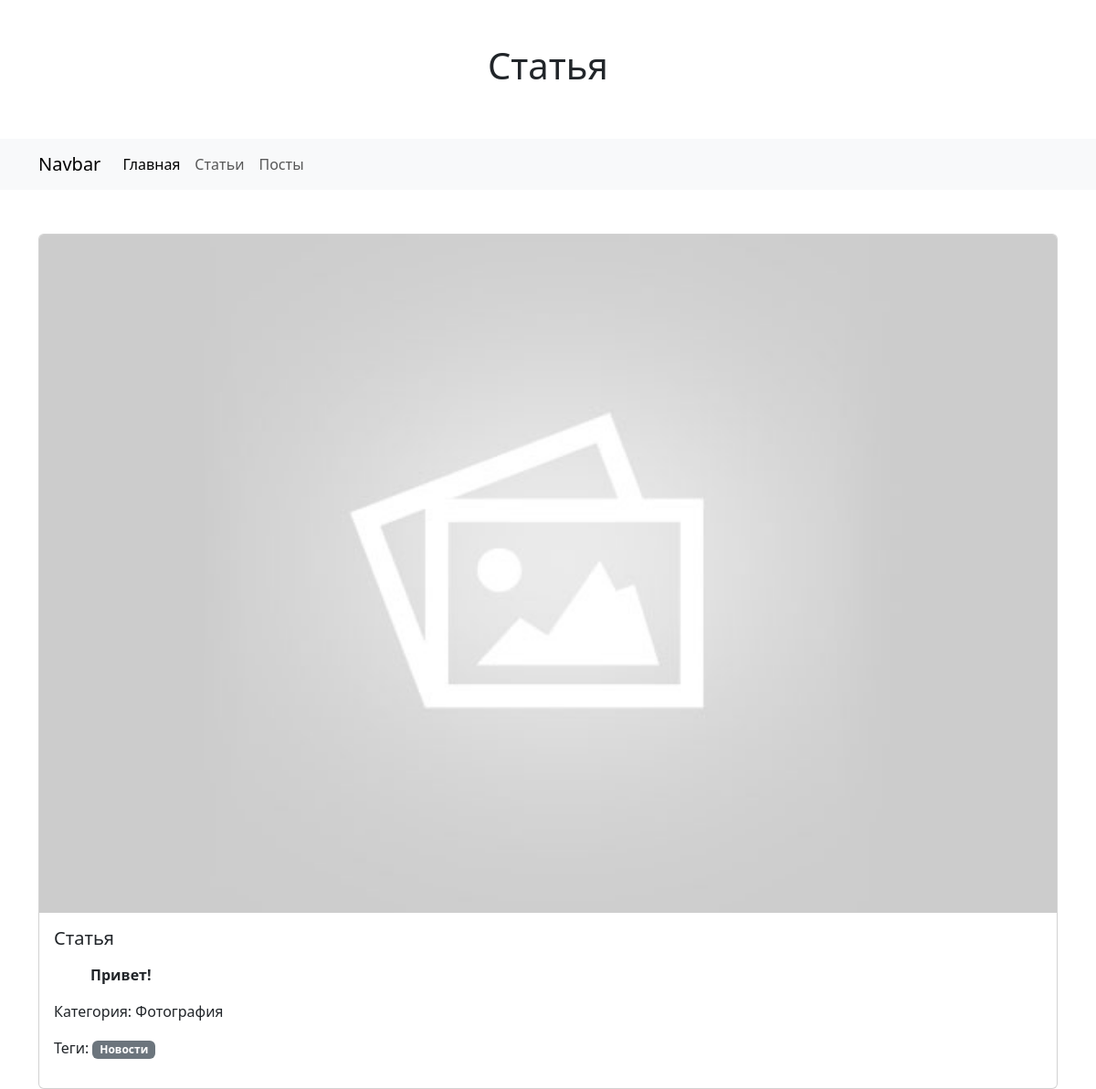
The page /articles/statia/ on the database its author committed.
### articles/models.py (models this page shows, shortened)
class Article(models.Model):
    id = models.AutoField(primary_key=True, verbose_name="ID")
    name = models.CharField(max_length=255, verbose_name="Название статьи")
    content = CKEditor5Field(verbose_name='Описание', config_name='extends')
    excerpt = models.TextField(verbose_name='Отрывок', blank=True)
    featured_image = models.ImageField(
        blank=True, default="default.jpg", upload_to="images/", verbose_name="Изображение"
    )
    slug = models.SlugField(unique=True, verbose_name="Слаг статьи")
    tags = models.ManyToManyField(Tag, verbose_name="Теги")
    category = models.ForeignKey(
        Category, on_delete=models.SET_NULL, null=True, verbose_name="Категория"
    )

class Category(models.Model):
    id = models.AutoField(primary_key=True, verbose_name="ID")
    name = models.CharField(max_length=255, verbose_name="Название категории")
    slug = models.SlugField(unique=True, verbose_name="Слаг категории")

class Tag(models.Model):
    id = models.AutoField(primary_key=True, verbose_name="ID")
    name = models.CharField(max_length=255, verbose_name="Название тега")
    slug = models.SlugField(unique=True, verbose_name="Слаг тега")

### articles/views.py (the view)
# urls.py: path('<slug:slug>/', views.article_detail, name='article.detail'),
def article_detail(request, slug):
    article = get_object_or_404(Article, slug=slug)
    return render(request, 'articles/detail.html', {'article': article})

### articles/templates/articles/detail.html (shortened to what this page needs)
{% extends "base.html" %}
{% block header %}{{ form.media }}{{ article.name }}{% endblock header %}
{% block content %}
<div class="card">
    <img src="{{ article.featured_image.url }}" class="card-img-top" alt="{{ article.name }}">
    <div class="card-body">
        <h5 class="card-title">{{ article.name }}</h5>
        <p class="card-text">{{ article.content|safe }}</p>
        <p>Категория: {{ article.category.name }}</p>
        <p>Теги:
            {% for tag in article.tags.all %}
            <span class="badge bg-secondary">{{ tag.name }}</span>
            {% endfor %}
        </p>
    </div>
</div>
{% endblock content %}

### rows shown on the page
Article: name "Статья", featured_image (placeholder picture), content "Привет!", category.name "Фотография"
Tag: name "Новости"
